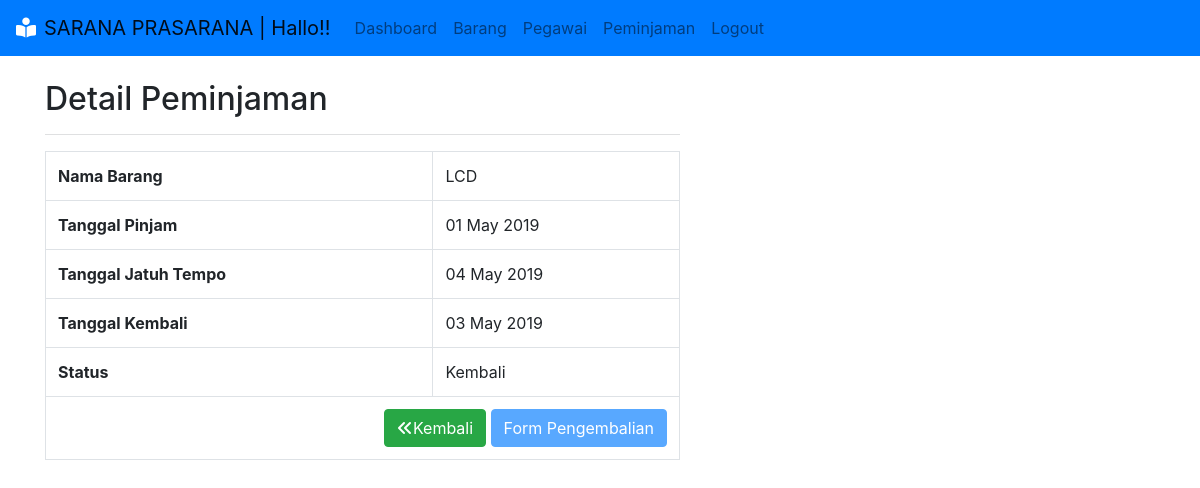
The app's page /peminjaman/detail.php?id_pinjam=4&nama=Richard Jono (signed in) with its own data.
### tables this page shows
CREATE TABLE `peminjaman` (
  `id_pinjam` int(11) NOT NULL,
  `id_inventaris` int(3) DEFAULT NULL,
  `id_pegawai` int(3) NOT NULL,
  `tgl_pinjam` date NOT NULL,
  `tgl_kembali` date DEFAULT NULL,
  `tgl_jatuh_tempo` date NOT NULL,
  `status` enum('Dipinjam','Kembali') NOT NULL DEFAULT 'Dipinjam',
  `id_petugas` int(3) DEFAULT NULL
);

CREATE TABLE `inventaris` (
  `id_inventaris` int(3) NOT NULL,
  `nama` varchar(100) NOT NULL,
  `deskripsi` varchar(200) NOT NULL,
  `jumlah` int(3) NOT NULL,
  `id_jenis` int(3) DEFAULT NULL,
  `tgl_register` date NOT NULL
);

### peminjaman/detail.php (the view, shortened to what this page needs)
<?php
include '../aset/header.php';
include 'fungsi-transaksi.php';
$id_pinjam = $_GET['id_pinjam'];
$sql = "SELECT * FROM peminjaman INNER JOIN inventaris ON  peminjaman.id_inventaris = inventaris.id_inventaris WHERE
        id_pinjam = $id_pinjam";
$res = mysqli_query($koneksi, $sql);
$detail = mysqli_fetch_assoc($res);
?>
<div class="container">
    <div class="row mt-4">
        <div class="col-md-7">
            <h2>Detail Peminjaman</h2>
            <hr class="bg-light">
                <table class="table table-bordered">
                    <tr>
                        <td><strong>Nama Barang</strong></td>
                        <td><?= $detail['nama'] ?></td>
                    </tr>
                    <tr>
                        <td><strong>Tanggal Pinjam</strong></td>
                        <td><?=date('d F Y', strtotime($detail['tgl_pinjam'])) ?></td>
                    </tr>
                    <tr>
                        <td><strong>Tanggal Jatuh Tempo</strong></td>
                        <td><?=date('d F Y', strtotime($detail['tgl_jatuh_tempo'])) ?></td>
                    </tr>
                    <tr>
                        <td><strong>Tanggal Kembali</strong></td>
                        <td>
                            <?php
                            if($detail['tgl_kembali'] == NULL)
                                echo '-';
                            else
                                echo date('d F Y', strtotime($detail['tgl_kembali']));
                            ?>
                        </td>
                    </tr>
                    <tr>
                        <td><strong>Status</strong></td>
                        <td><?=$detail['status']?></td>
                    </tr>
                    <tr>
                        <td class="text-right" colspan="2">
                            <a href="index.php" class="btn btn-success"><i class="fas fa-angle-double-left"></i>Kembali</a>
                            <a class="btn btn-primary
                                <?php if($detail['tgl_kembali'] !=NULL) {echo "disabled";} ?>"
                            href="form-kembali.php?id_pinjam=<?= $detail['id_pinjam'] ?>&id_inventaris=<?= $detail['id_inventaris']?>" role="button">Form Pengembalian</a>
                        </td>
                    </tr>
                </table>
        </div>
    </div>
</div>
<?php
include '../aset/footer.php';
?>

### records on screen
peminjaman: id_inventaris.nama "LCD", tgl_pinjam "01 May 2019", tgl_jatuh_tempo "04 May 2019", tgl_kembali "03 May 2019", status "Kembali"
